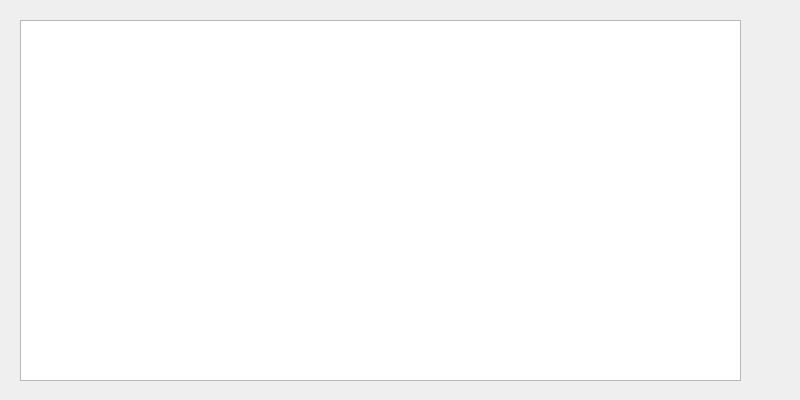
<?xml version="1.0" encoding="UTF-8"?>
<ui version="4.0">
 <class>RouteInstructionsDialog</class>
 <widget class="QDialog" name="RouteInstructionsDialog">
  <property name="geometry">
   <rect>
    <x>0</x>
    <y>0</y>
    <width>800</width>
    <height>400</height>
   </rect>
  </property>
  <property name="windowTitle">
   <string>Route Instructions</string>
  </property>
  <widget class="QPlainTextEdit" name="text">
   <property name="geometry">
    <rect>
     <x>20</x>
     <y>20</y>
     <width>721</width>
     <height>361</height>
    </rect>
   </property>
  </widget>
 </widget>
 <resources/>
 <connections/>
</ui>
